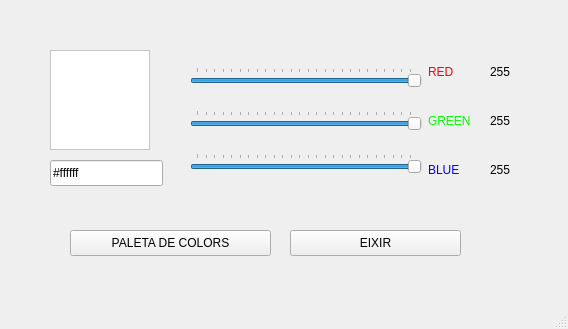
<?xml version="1.0" encoding="UTF-8"?>
<ui version="4.0">
 <class>MainWindow</class>
 <widget class="QMainWindow" name="MainWindow">
  <property name="geometry">
   <rect>
    <x>0</x>
    <y>0</y>
    <width>568</width>
    <height>329</height>
   </rect>
  </property>
  <property name="windowTitle">
   <string>Color PIcker</string>
  </property>
  <property name="styleSheet">
   <string notr="true"/>
  </property>
  <widget class="QWidget" name="centralwidget">
   <widget class="QFrame" name="frame">
    <property name="geometry">
     <rect>
      <x>50</x>
      <y>50</y>
      <width>100</width>
      <height>100</height>
     </rect>
    </property>
    <property name="autoFillBackground">
     <bool>false</bool>
    </property>
    <property name="styleSheet">
     <string notr="true">background-color: rgb(255, 255, 255);</string>
    </property>
    <property name="frameShape">
     <enum>QFrame::StyledPanel</enum>
    </property>
    <property name="frameShadow">
     <enum>QFrame::Raised</enum>
    </property>
   </widget>
   <widget class="QWidget" name="layoutWidget">
    <property name="geometry">
     <rect>
      <x>490</x>
      <y>50</y>
      <width>41</width>
      <height>141</height>
     </rect>
    </property>
    <layout class="QVBoxLayout" name="verticalLayout_3">
     <item>
      <widget class="QLabel" name="redValue">
       <property name="text">
        <string>255</string>
       </property>
      </widget>
     </item>
     <item>
      <widget class="QLabel" name="greenValue">
       <property name="text">
        <string>255</string>
       </property>
      </widget>
     </item>
     <item>
      <widget class="QLabel" name="blueValue">
       <property name="text">
        <string>255</string>
       </property>
      </widget>
     </item>
    </layout>
   </widget>
   <widget class="QLineEdit" name="hexDecimal">
    <property name="geometry">
     <rect>
      <x>50</x>
      <y>160</y>
      <width>113</width>
      <height>26</height>
     </rect>
    </property>
    <property name="text">
     <string>#ffffff</string>
    </property>
    <property name="readOnly">
     <bool>true</bool>
    </property>
   </widget>
   <widget class="QPushButton" name="exit">
    <property name="geometry">
     <rect>
      <x>290</x>
      <y>230</y>
      <width>171</width>
      <height>26</height>
     </rect>
    </property>
    <property name="text">
     <string>EIXIR</string>
    </property>
   </widget>
   <widget class="QWidget" name="layoutWidget">
    <property name="geometry">
     <rect>
      <x>190</x>
      <y>50</y>
      <width>281</width>
      <height>141</height>
     </rect>
    </property>
    <layout class="QHBoxLayout" name="horizontalLayout_2">
     <item>
      <layout class="QHBoxLayout" name="horizontalLayout">
       <item>
        <layout class="QVBoxLayout" name="verticalLayout_2">
         <item>
          <widget class="QSlider" name="sliderRed">
           <property name="maximum">
            <number>255</number>
           </property>
           <property name="value">
            <number>255</number>
           </property>
           <property name="sliderPosition">
            <number>255</number>
           </property>
           <property name="orientation">
            <enum>Qt::Horizontal</enum>
           </property>
           <property name="tickPosition">
            <enum>QSlider::TicksAbove</enum>
           </property>
          </widget>
         </item>
         <item>
          <widget class="QSlider" name="sliderGreen">
           <property name="maximum">
            <number>255</number>
           </property>
           <property name="value">
            <number>255</number>
           </property>
           <property name="orientation">
            <enum>Qt::Horizontal</enum>
           </property>
           <property name="tickPosition">
            <enum>QSlider::TicksAbove</enum>
           </property>
          </widget>
         </item>
         <item>
          <widget class="QSlider" name="sliderBlue">
           <property name="maximum">
            <number>255</number>
           </property>
           <property name="value">
            <number>255</number>
           </property>
           <property name="orientation">
            <enum>Qt::Horizontal</enum>
           </property>
           <property name="tickPosition">
            <enum>QSlider::TicksAbove</enum>
           </property>
          </widget>
         </item>
        </layout>
       </item>
      </layout>
     </item>
     <item>
      <layout class="QVBoxLayout" name="verticalLayout_4">
       <item>
        <layout class="QVBoxLayout" name="verticalLayout">
         <item>
          <widget class="QLabel" name="label">
           <property name="layoutDirection">
            <enum>Qt::RightToLeft</enum>
           </property>
           <property name="styleSheet">
            <string notr="true">color: rgb(255, 0, 4);
font: 75 14pt &quot;C059 [UKWN]&quot;;</string>
           </property>
           <property name="text">
            <string>RED</string>
           </property>
           <property name="textFormat">
            <enum>Qt::PlainText</enum>
           </property>
           <property name="alignment">
            <set>Qt::AlignLeading|Qt::AlignLeft|Qt::AlignVCenter</set>
           </property>
          </widget>
         </item>
         <item>
          <widget class="QLabel" name="label_2">
           <property name="layoutDirection">
            <enum>Qt::LeftToRight</enum>
           </property>
           <property name="styleSheet">
            <string notr="true">color: rgb(0, 255, 0);
font: 75 14pt &quot;C059 [UKWN]&quot;;</string>
           </property>
           <property name="text">
            <string>GREEN</string>
           </property>
           <property name="alignment">
            <set>Qt::AlignLeading|Qt::AlignLeft|Qt::AlignVCenter</set>
           </property>
          </widget>
         </item>
         <item>
          <widget class="QLabel" name="label_3">
           <property name="styleSheet">
            <string notr="true">color: rgb(0, 0, 255);
font: 75 14pt &quot;C059 [UKWN]&quot;;</string>
           </property>
           <property name="text">
            <string>BLUE</string>
           </property>
           <property name="alignment">
            <set>Qt::AlignLeading|Qt::AlignLeft|Qt::AlignVCenter</set>
           </property>
          </widget>
         </item>
        </layout>
       </item>
      </layout>
     </item>
    </layout>
   </widget>
   <widget class="QPushButton" name="colorPicker">
    <property name="geometry">
     <rect>
      <x>70</x>
      <y>230</y>
      <width>201</width>
      <height>26</height>
     </rect>
    </property>
    <property name="text">
     <string>PALETA DE COLORS</string>
    </property>
   </widget>
  </widget>
  <widget class="QMenuBar" name="menubar">
   <property name="geometry">
    <rect>
     <x>0</x>
     <y>0</y>
     <width>568</width>
     <height>23</height>
    </rect>
   </property>
  </widget>
  <widget class="QStatusBar" name="statusbar"/>
 </widget>
 <resources/>
 <connections>
  <connection>
   <sender>sliderRed</sender>
   <signal>valueChanged(int)</signal>
   <receiver>redValue</receiver>
   <slot>setNum(int)</slot>
   <hints>
    <hint type="sourcelabel">
     <x>280</x>
     <y>99</y>
    </hint>
    <hint type="destinationlabel">
     <x>497</x>
     <y>86</y>
    </hint>
   </hints>
  </connection>
  <connection>
   <sender>sliderGreen</sender>
   <signal>valueChanged(int)</signal>
   <receiver>greenValue</receiver>
   <slot>setNum(int)</slot>
   <hints>
    <hint type="sourcelabel">
     <x>282</x>
     <y>143</y>
    </hint>
    <hint type="destinationlabel">
     <x>497</x>
     <y>133</y>
    </hint>
   </hints>
  </connection>
  <connection>
   <sender>sliderBlue</sender>
   <signal>valueChanged(int)</signal>
   <receiver>blueValue</receiver>
   <slot>setNum(int)</slot>
   <hints>
    <hint type="sourcelabel">
     <x>310</x>
     <y>185</y>
    </hint>
    <hint type="destinationlabel">
     <x>498</x>
     <y>183</y>
    </hint>
   </hints>
  </connection>
  <connection>
   <sender>colorPicker</sender>
   <signal>clicked()</signal>
   <receiver>MainWindow</receiver>
   <slot>colorsView()</slot>
   <hints>
    <hint type="sourcelabel">
     <x>236</x>
     <y>261</y>
    </hint>
    <hint type="destinationlabel">
     <x>248</x>
     <y>232</y>
    </hint>
   </hints>
  </connection>
 </connections>
 <slots>
  <slot>changeColor(int,int,int)</slot>
  <slot>colorsView()</slot>
 </slots>
</ui>
